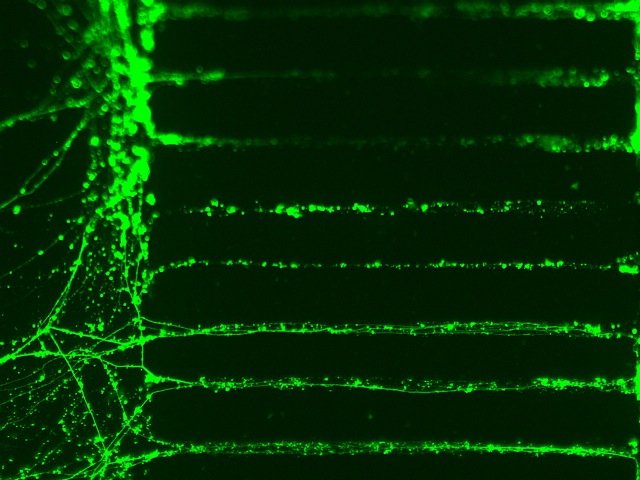
%> input picture Image Processing/Homework 1/axons.jpeg, 640 x 480 px
$ octave analysis.m   (GNU Octave 9; MATLAB toolbox functions it lacks are replaced by stand-ins)
%> lines starting %> are read from the running program, lines starting %| are printed output that depends on the picture; in (x1, y1, x2, y2) boxes, pixels count from 0 and x2, y2 are one past the last pixel; in counts of white or black regions, pixels touching at a corner belong together; the program's own positions count from 1
%% Homework 1
% Ashutosh Priyadarshy
%
% Digital Image Processing
%
% Spring 2012
%
% University of Virginia
%
% Axon & Neuron Segmentation
%
% Images:
% controlneuron.jpg
% axons.jpg
%

%% Initial Loading and Setup
% Loading images and convert to grayscale.
close all; clear all;
% Load the RGB images.
axons = imread('axons.jpeg');
%> axons is the input picture: size 480x640x3 uint8; mean R, G, B 2.7, 48.2, 2.6
controlneuron = imread('controlneuron.jpeg');
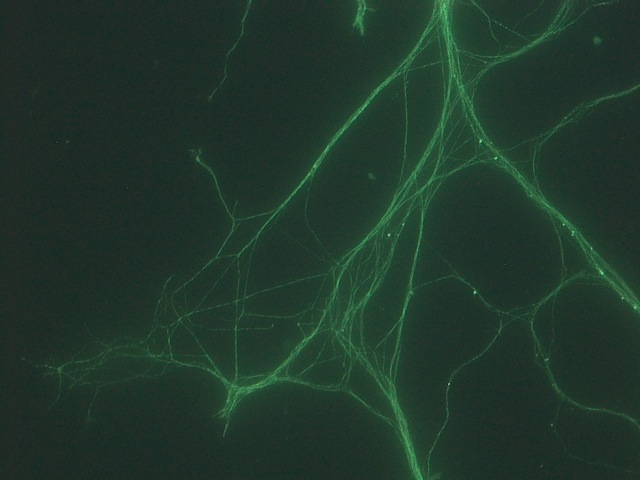
%> input picture Image Processing/Homework 1/controlneuron.jpeg, 640 x 480 px
%> controlneuron is the input picture: size 480x640x3 uint8; mean R, G, B 32.6, 55.7, 43.6

% Print out the original colour image.
% figure; imshow(axons);
% title('Original Colour Image');
% figure; imshow(controlneuron);
% title('Original Colour Image');

% Convert the iamges to grayscale intensity images.
axons = rgb2gray(axons);
%> axons: size 480x640 uint8
neuron = rgb2gray(controlneuron);

% Display grayscale image.
% figure; imshow(axons);
% title('Grayscale Image');
% figure; imshow(controlneuron);
% title('Grayscale Image');

% These images are both underexposed -- try and fix this.
axons = adapthisteq(axons);
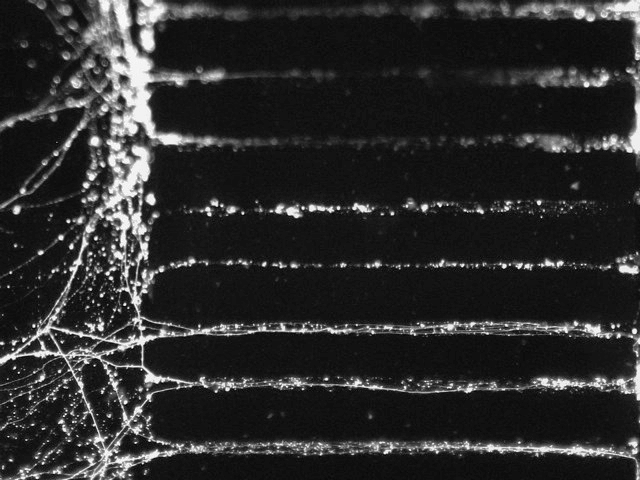
%> axons: size 480x640 uint8; min 0, max 255, mean 43.7
neuron =  adapthisteq(neuron);
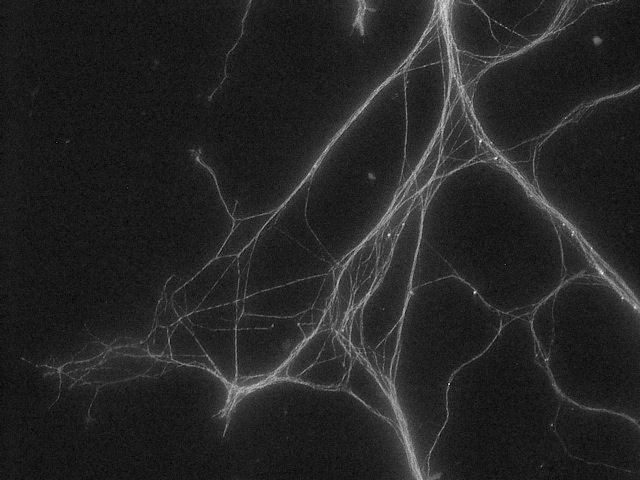
%> neuron: size 480x640 uint8; min 0, max 255, mean 37.3

%% Thresholding Procedure

% Create the intensity histogram.
[pdf_axons, x_axons] = imhist(axons);
%> pdf_axons = 256 values, max 30609 at index 20, min 0 at index 2, mean 1200; x_axons = 256 values from 0 to 255
[pdf_neuron, x_neuron] = imhist(neuron);
%> pdf_neuron = 256 values, max 17829 at index 28, min 0 at index 2, mean 1200; x_neuron = 256 values from 0 to 255

% Find the cumulative distribution of the above histograms.
for i = 1:length(x_axons)
    cdf_axons(i) = sum(pdf_axons(1:i));
    cdf_neuron(i) = sum(pdf_neuron(1:i));
end
%> after the loop, cdf_axons = 256 values from 1 to 307200; cdf_neuron = 256 values from 1 to 307200

% Set some bounds...arbitrary (kinda).
lb = 0.74;
ub = 0.78;

% Find the halfway point or so.
for i = 1:length(x_axons)
    if (cdf_axons(i) >= lb .* cdf_axons(end) && cdf_axons(i) <= ub .* cdf_axons(end))
        critical_index_axons = i;
    end
    if (cdf_neuron(i) >= lb .* cdf_neuron(end) && cdf_neuron(i) <= ub .* cdf_neuron(end))
        critical_index_neuron = i;
    end
end

% Set the thresholds.
T_axons = critical_index_axons;
%> T_axons = 47
T_neuron = critical_index_neuron;
%> T_neuron = 42

% Binary Threshold the images.
axons = axons > T_axons;
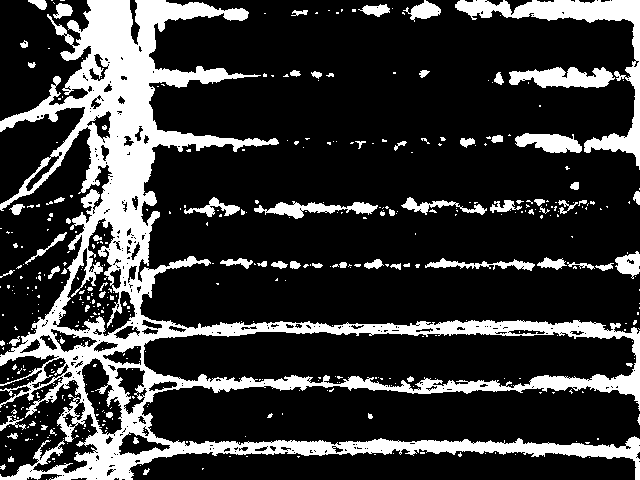
%> axons: size 480x640 logical; 21.6% white; 462 white regions (389 under 20 px), largest, box (x1, y1, x2, y2) and area: (0, 0, 640, 480) 50550, (455, 0, 640, 170) 4773, (509, 67, 615, 88) 1495
neuron = neuron > T_neuron;
%> neuron: size 480x640 logical; 21.6% white; 1398 white regions (1387 under 20 px), largest, box (x1, y1, x2, y2) and area: (35, 0, 640, 480) 61566, (335, 0, 383, 44) 1117, (208, 0, 253, 101) 332

% Show the thresholded images.
figure; imshow(axons);
title('Thresholded Images');
figure; imshow(neuron);
title('Thresholded Images');

%% Image Segmentation

% Create a Structuring Element.
se_a_sq = strel('square', 5);

% Dilate the image and and show.
axons = imdilate(axons, se_a_sq);
%> axons: size 480x640 logical; 36.1% white; 73 white regions (2 under 20 px), largest, box (x1, y1, x2, y2) and area: (0, 0, 640, 480) 84153, (453, 0, 640, 172) 9867, (252, 195, 597, 221) 5066
neuron = imdilate(neuron, se_a_sq);
%> neuron: size 480x640 logical; 36.4% white; 100 white regions (4 under 20 px), largest, box (x1, y1, x2, y2) and area: (19, 0, 640, 480) 105011, (331, 0, 393, 46) 1941, (206, 0, 258, 103) 1275
figure; imshow(axons);
title(' Dilation Applied ');
figure; imshow(neuron);
title(' Dilation Applied ');

% Binary majority and show.
axons = bwmorph(axons, 'majority');
%> axons: size 480x640 logical; 36.2% white; 61 white regions (2 under 20 px), largest, box (x1, y1, x2, y2) and area: (0, 0, 640, 480) 85055, (453, 0, 640, 172) 10349, (252, 195, 597, 221) 5079
neuron = bwmorph(neuron, 'majority');
%> neuron: size 480x640 logical; 36.4% white; 80 white regions (4 under 20 px), largest, box (x1, y1, x2, y2) and area: (19, 0, 640, 480) 106169, (331, 0, 393, 46) 1941, (206, 0, 258, 103) 1269
figure; imshow(axons);
title(' Binary Majority Applied ');
figure; imshow(neuron);
title(' Binary Majority Applied ');

% Open image.
axons = imopen(axons, se_a_sq);
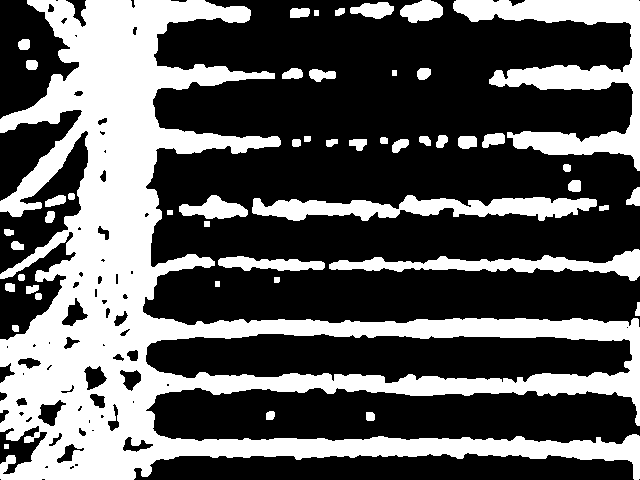
%> axons: size 480x640 logical; 35.8% white; 49 white regions, largest, box (x1, y1, x2, y2) and area: (0, 0, 640, 480) 84373, (453, 0, 640, 171) 10064, (252, 195, 597, 221) 5030
neuron = imopen(neuron, se_a_sq);
%> neuron: size 480x640 logical; 35.2% white; 25 white regions, largest, box (x1, y1, x2, y2) and area: (19, 0, 640, 480) 103622, (332, 0, 392, 45) 1892, (206, 0, 257, 103) 1240

% Erode the Image.
axons = imerode(axons, se_a_sq);
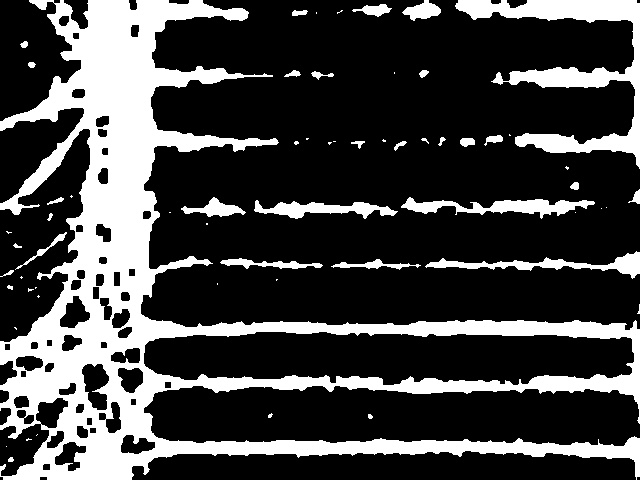
%> axons: size 480x640 logical; 26.4% white; 61 white regions (29 under 20 px), largest, box (x1, y1, x2, y2) and area: (0, 0, 640, 480) 65018, (455, 0, 640, 169) 7787, (401, 197, 595, 219) 1769
neuron = imerode(neuron, se_a_sq);
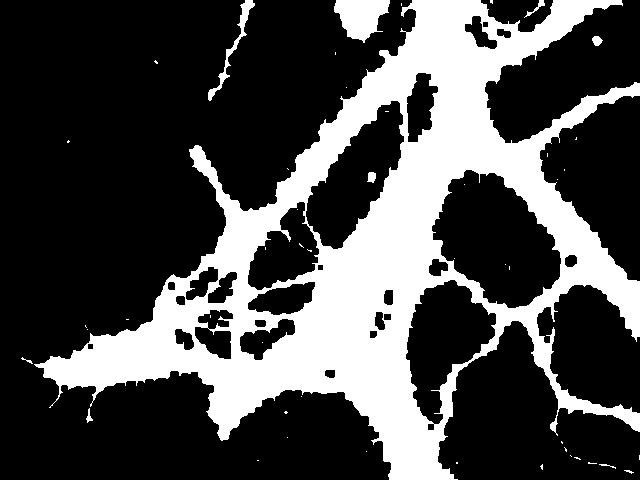
%> neuron: size 480x640 logical; 29.1% white; 48 white regions (39 under 20 px), largest, box (x1, y1, x2, y2) and area: (34, 0, 640, 480) 86661, (334, 0, 390, 43) 1568, (208, 0, 255, 101) 584

%% Final Images
figure; imshow(axons);
title('FINAL IMAGE: Open then Erode Operation Performed');
figure; imshow(neuron);
title('FINAL IMAGE: Open then Erode Operation Performed');

%% Image Statistics
axon_percent = sum(sum(axons))./(size(axons,1) * size(axons, 2))
%> axon_percent = 0.264
neuron_percent = sum(sum(neuron))./(size(neuron,1) * size(neuron, 2))
%> neuron_percent = 0.291
